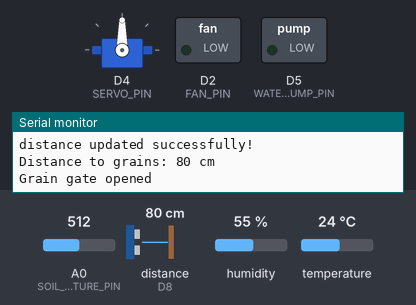
Recording of a sketch running on a simulated ESP8266 (NodeMCU). Parts: servo, switched loads named in the sketch (green lamp = pin HIGH), the last lines printed to the serial monitor. Wiring (inferred from the names in the program): ultrasonic range finder: trigger D7; echo D8. The inputs (shaded band) are chosen by the test bench; at power-on: distance to the obstacle (sensor on D8) 80 cm, temperature 24 °C, A0 (SOIL_MOISTURE_PIN) = 512, humidity 55 %. The echo pulse lasts 58.3 µs per cm; WiFi joins after 1.5 s; servers stay silent unless stated; pins used as bus, display or sensor lines are not drawn.

Above: at 2.7 s.
2.8 s: distance to the obstacle (sensor on D8) set to 6 cm
6.2 s: distance to the obstacle (sensor on D8) set to 3 cm
At 7.9 s:
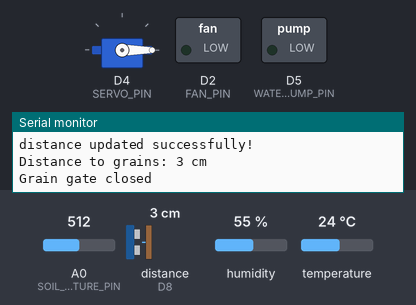
9.6 s: temperature set to 19 °C
13.7 s: temperature set to 16 °C
At 16.3 s:
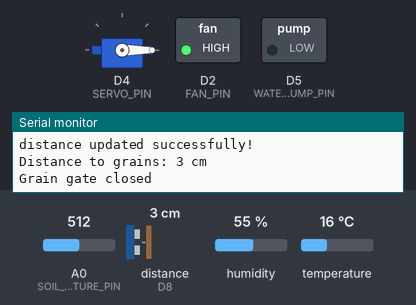
17.1 s: A0 (SOIL_MOISTURE_PIN) set to 358
20.5 s: A0 (SOIL_MOISTURE_PIN) set to 333
At 24.4 s:
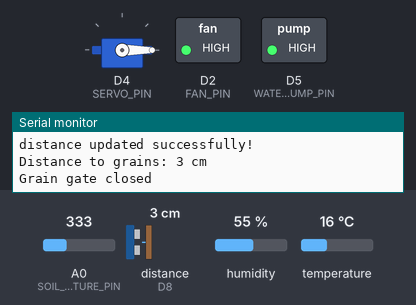
Timing chart, 0 to 25.5 s (numbered marks = the images above; inputs shaded):
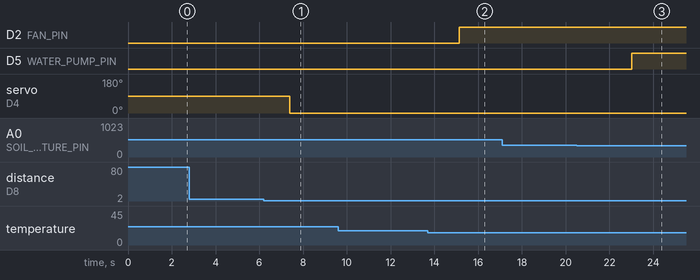

Measured:
- the behaviour switches between 5 and 4 cm on distance to the obstacle (sensor on D8) (found by bisection; images 0 and 1)
- the behaviour switches between 18 and 17 °C on temperature (found by bisection; images 1 and 2)
- the behaviour switches between 351 and 350 on A0 (SOIL_MOISTURE_PIN) (found by bisection; images 2 and 3)
- after the input at 6.2 s, servo on D4 (SERVO_PIN): 90° → 0° after 1.2 s
- after the input at 13.7 s, D2 (FAN_PIN): LOW → HIGH after 1.4 s
- after the input at 20.5 s, D5 (WATER_PUMP_PIN): LOW → HIGH after 2.5 s

The sketch:

hen_farm_esp8266_code.ino
```cpp
#include <Arduino.h>
#if defined(ESP32)
  #include <WiFi.h>
#elif defined(ESP8266)
  #include <ESP8266WiFi.h>
#endif
#include <Firebase_ESP_Client.h>
#include "DHT.h"

// Provide the token generation process info.
#include "addons/TokenHelper.h"
// Provide the RTDB payload printing info and other helper functions.
#include "addons/RTDBHelper.h"

// Insert your network credentials
#define WIFI_SSID "asdf"
#define WIFI_PASSWORD "12345678"

// Insert Firebase project API Key
#define API_KEY " "

// Insert RTDB URL
#define DATABASE_URL "https://hens-farm-default-rtdb.firebaseio.com/"

// Firebase objects
FirebaseData fbdo;
FirebaseAuth auth;
FirebaseConfig config;

unsigned long sendDataPrevMillis = 0;
bool signupOK = false;

// DHT11 configuration
#define DHTPIN D6 // Pin connected to DHT11 sensor
#define DHTTYPE DHT11
DHT dht(DHTPIN, DHTTYPE);

// Soil moisture sensor configuration
#define SOIL_MOISTURE_PIN A0 // Pin connected to the soil moisture sensor

// Water pump and fan control pins
#define WATER_PUMP_PIN D5 // Pin connected to water pump relay
#define FAN_PIN D2        // Pin connected to fan relay

// Servo motor and ultrasonic sensor control pins
#include <Servo.h>
#define TRIG_PIN D7        // Pin connected to ultrasonic sensor trig
#define ECHO_PIN D8        // Pin connected to ultrasonic sensor echo
#define SERVO_PIN D4       // Pin connected to the servo motor

// Soil moisture threshold (below this value, the pump turns on)
#define MOISTURE_THRESHOLD 42  // Adjust based on your sensor range

// Temperature threshold (above this value, the fan turns on)
#define TEMP_THRESHOLD 17  // Temperature in Celsius

Servo grainGate; // Create a Servo object for the grain gate

void setup() {
  Serial.begin(115200);

  // Initialize DHT11 sensor
  dht.begin();

  // Set pins as output
  pinMode(WATER_PUMP_PIN, OUTPUT);
  pinMode(FAN_PIN, OUTPUT);

  // Initialize water pump and fan to OFF
  digitalWrite(WATER_PUMP_PIN, LOW);
  digitalWrite(FAN_PIN, LOW);

  // Set up ultrasonic sensor pins
  pinMode(TRIG_PIN, OUTPUT);
  pinMode(ECHO_PIN, INPUT);

  // Attach the servo motor to the specified pin
  grainGate.attach(SERVO_PIN);

  // Initialize WiFi
  WiFi.begin(WIFI_SSID, WIFI_PASSWORD);
  Serial.print("Connecting to Wi-Fi");
  while (WiFi.status() != WL_CONNECTED) {
    Serial.print(".");
    delay(300);
  }
  Serial.println();
  Serial.print("Connected with IP: ");
  Serial.println(WiFi.localIP());
  Serial.println();

  // Assign the Firebase configuration
  config.api_key = API_KEY;
  config.database_url = DATABASE_URL;

  // Sign up to Firebase
  if (Firebase.signUp(&config, &auth, "", "")) {
    Serial.println("Firebase sign up successful");
    signupOK = true;
  } else {
    Serial.printf("Firebase sign up failed: %s\n", config.signer.signupError.message.c_str());
  }

  // Assign the token status callback function
  config.token_status_callback = tokenStatusCallback;

  Firebase.begin(&config, &auth);
  Firebase.reconnectWiFi(true);
}

void loop() {
  // Read temperature and humidity from DHT11
  float temperature = dht.readTemperature();
  float humidity = dht.readHumidity();

  // Check if readings are valid
  if (isnan(temperature) || isnan(humidity)) {
    Serial.println("Failed to read from DHT sensor!");
   // return;
  }

  // Read soil moisture value
  int soilMoistureValue = analogRead(SOIL_MOISTURE_PIN); // Read analog value from soil moisture sensor

  // Map the soil moisture value to percentage (0-100)
  int soilMoisturePercentage = map(soilMoistureValue, 0, 1023, 0, 100);

  // Print values to Serial Monitoro
  Serial.print("Temperature: ");
  Serial.print(temperature);
  Serial.println("°C");
  Serial.print("Humidity: ");
  Serial.print(humidity);
  Serial.println("%");
  Serial.print("Soil Moisture: ");
  Serial.print(soilMoisturePercentage);
  Serial.println("%");

  // Send data to Firebase every second
  if (Firebase.ready() && signupOK && (millis() - sendDataPrevMillis > 1000 || sendDataPrevMillis == 0)) {
    sendDataPrevMillis = millis();

    // Update temperature, humidity, and soil moisture values in Firebase
    if (Firebase.RTDB.setFloat(&fbdo, "Temperature", temperature)) {
      Serial.println("Temperature updated successfully!");
    } else {
      Serial.println("Failed to update temperature.");
      Serial.println(fbdo.errorReason());
    }

    if (Firebase.RTDB.setFloat(&fbdo, "Humidity", humidity)) {
      Serial.println("Humidity updated successfully!");
    } else {
      Serial.println("Failed to update humidity.");
      Serial.println(fbdo.errorReason());
    }

    if (Firebase.RTDB.setInt(&fbdo, "SoilMoisture", soilMoisturePercentage)) {
      Serial.println("Soil Moisture updated successfully!");
    } else {
      Serial.println("Failed to update soil moisture.");
      Serial.println(fbdo.errorReason());
    }
  }
  Serial.println();
  Serial.println();

  // Control water pump based on soil moisture level
  if (soilMoistureValue > 350) {
    digitalWrite(WATER_PUMP_PIN, LOW);  // Turn on water pump
    Serial.println(soilMoistureValue);
    Serial.println("Water pump ON (low moisture)");
  } else {
    digitalWrite(WATER_PUMP_PIN, HIGH);   // Turn off water pump
    Serial.println("Water pump OFF (sufficient moisture)");
  }
  Serial.println();

  // Control fan based on temperature
  if (temperature > TEMP_THRESHOLD) {
    digitalWrite(FAN_PIN, LOW);  // Turn on fan
    Serial.println("Fan ON (temperature > 20°C)");
  } else {
    digitalWrite(FAN_PIN, HIGH);   // Turn off fan
    Serial.println("Fan OFF (temperature <= 20°C)");
  }

  // Measure distance using ultrasonic sensor
  long duration, distance;
  digitalWrite(TRIG_PIN, LOW);
  delayMicroseconds(2);
  digitalWrite(TRIG_PIN, HIGH);
  delayMicroseconds(4);
  digitalWrite(TRIG_PIN, LOW);
  duration = pulseIn(ECHO_PIN, HIGH);
  distance = duration * 0.0344 / 2; // Calculate distance in cm
    if (Firebase.RTDB.setInt(&fbdo, "distance",distance )) {
      Serial.println("distance updated successfully!");
    } else {
      Serial.println("Failed to update distance.");
      Serial.println(fbdo.errorReason());
    }
  Serial.print("Distance to grains: ");
  Serial.print(distance);
  Serial.println(" cm");

  // Control the servo motor gate based on the distance
  if (distance > 4) {  // If distance is less than 10 cm
    grainGate.write(90);  // Open the gate
    Serial.println("Grain gate opened");
  } else {
    grainGate.write(0);   // Close the gate
    Serial.println("Grain gate closed");
  }

  delay(2000);
}
```
